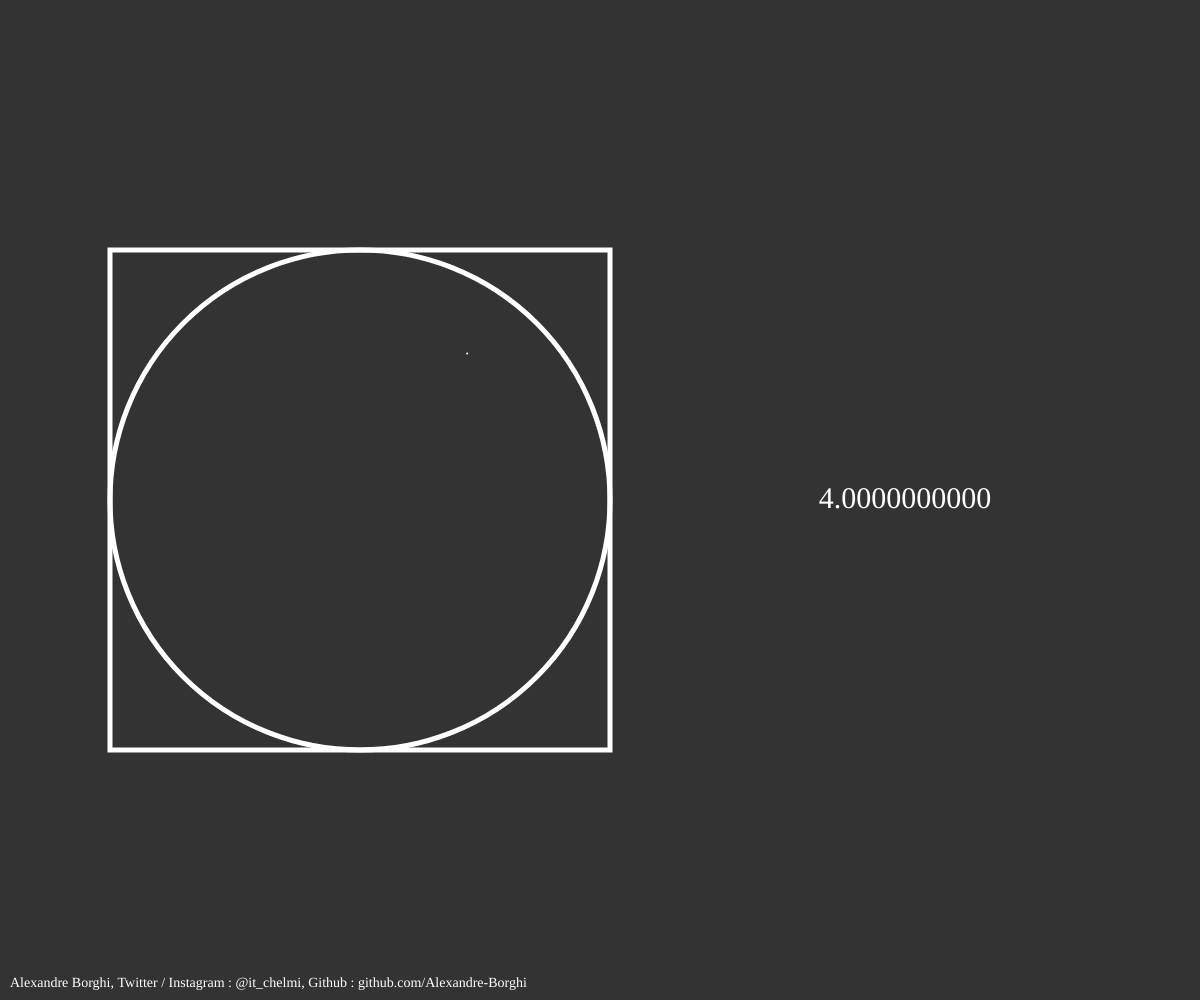
Frame 1 (no input)
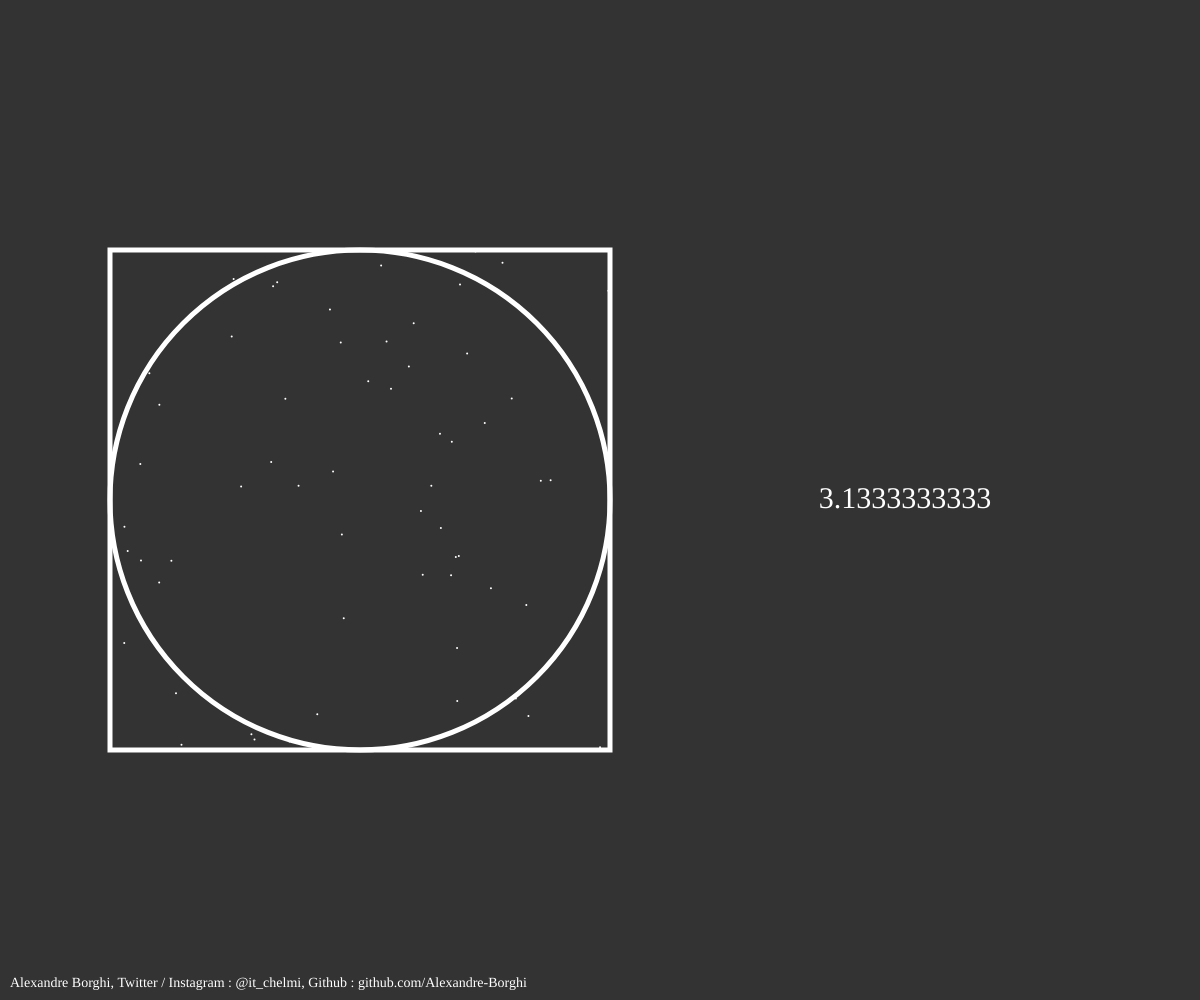
Frame 60 (no input)
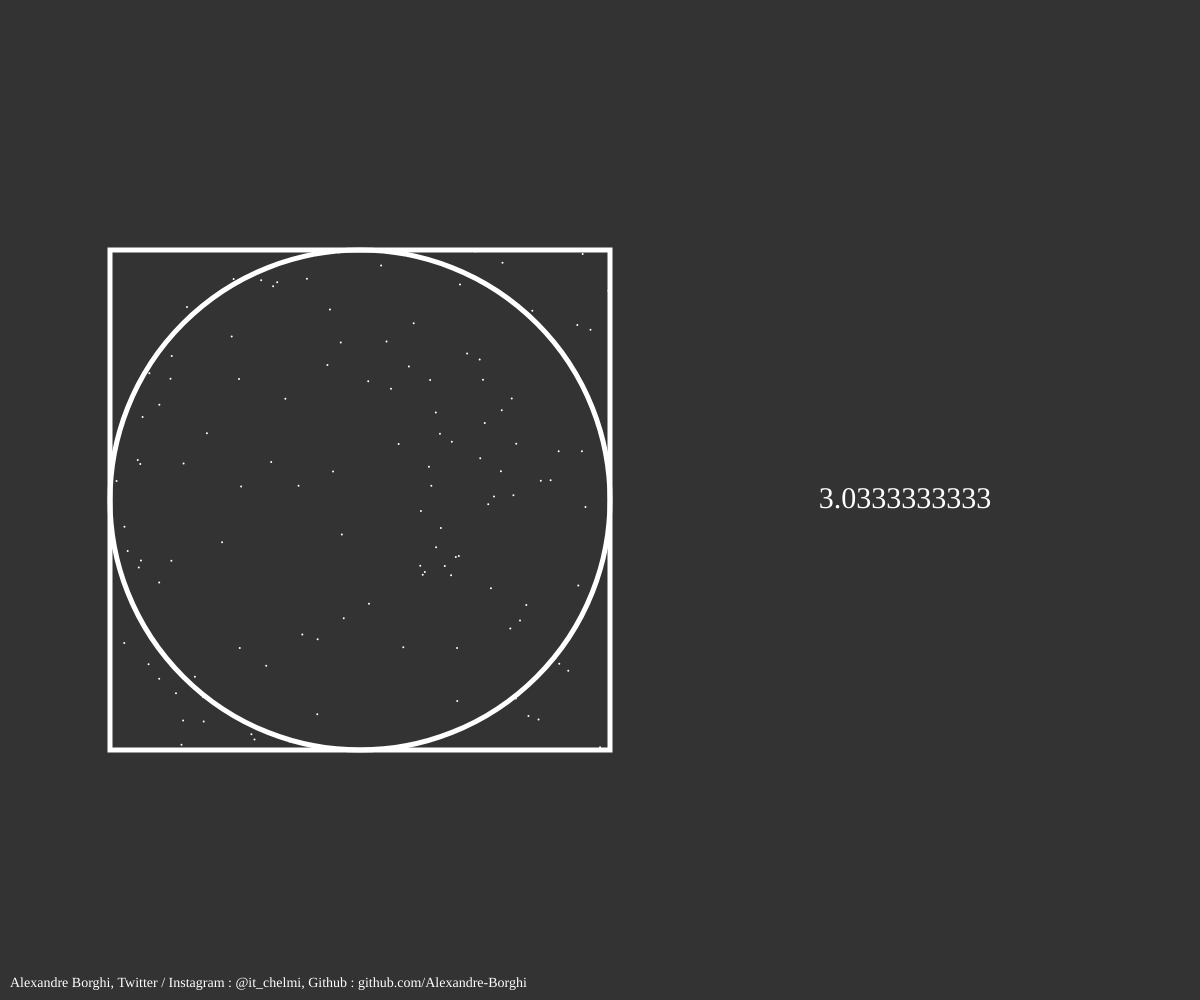
Frame 120 (the mouse pressed at the canvas centre since frame 60)

The p5.js sketch that drew these frames (run headless with seeded random() and noise() and a simulated clock; from frame 60 on, the mouse is pressed at the canvas centre):

// p5.js sketch
// ── sketch.js
var shapeSize = 0;
var points = [];

var totalPoints = 0;
var pointsInCircle = 0;

function setup()
{
    createCanvas(windowWidth, windowHeight);

    shapeSize = min(width, height) / 2;

    // frameRate(5)
}

function draw()
{
    background(51);

    // Drawing square and circle

    var shapeCenter = createVector(width / 2 - width / 5, height / 2);

    rectMode(CENTER);

    noFill();
    strokeWeight(5);
    stroke(255, 255, 255);
    rect(shapeCenter.x, shapeCenter.y, shapeSize, shapeSize);
    stroke(255, 255, 255);
    ellipse(shapeCenter.x, shapeCenter.y, shapeSize, shapeSize);

    // Drawing points

    addPoint(points, shapeCenter, shapeSize);

    stroke(255);
    strokeWeight(2);
    for (let i = 0; i < points.length; i++)
    {
        // console.log(points[i]);
        point(points[i]);
        // point(points[i].mult(50));
    }

    // Drawing PI text

    var piApprox = (pointsInCircle / totalPoints) * 4;

    console.log(piApprox);

    fill(255);
    noStroke();
    textSize(30);
    textFont("Mono");
    textAlign(CENTER, CENTER);
    text(piApprox.toFixed(10), width - (width - (shapeCenter.x + shapeSize / 2)) / 2, height / 2);

    // Drawing credits

    rectMode(CORNER);
    textSize(14);
    textAlign(LEFT, BOTTOM);
    text("Alexandre Borghi, Twitter / Instagram : @it_chelmi, Github : github.com/Alexandre-Borghi", 10, height - 100, width - 20, 90);
}

function windowResized()
{
    resizeCanvas(windowWidth, windowHeight);
    shapeSize = min(width, height) / 2;
    points = [];
}

function addPoint(pointsList, shapeC, shapeS)
{
    var newPoint = createVector(random(shapeC.x - shapeS / 2, shapeC.x + shapeS / 2), random(shapeC.y - shapeS / 2, shapeC.y + shapeS / 2));
    pointsList.push(newPoint.copy());
    totalPoints++;

    // If the point is in the circle
    if (newPoint.sub(shapeC).magSq() < (shapeS / 2) * (shapeS / 2))
    {
        pointsInCircle++;
    }
}
// ── style.css
body {
    margin: 0;
    padding: 0;

    overflow: hidden;
}
